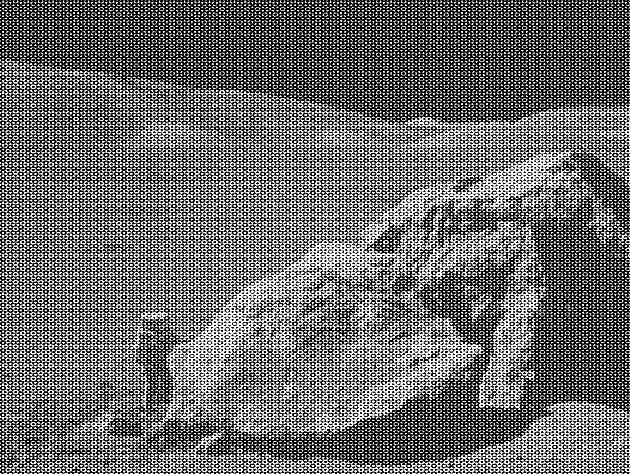
#> input picture ExercisesForExam/moonlanding.png, 630 x 474 px
$ jupyter execute --allow-errors REDO09ex_Algorithms.ipynb
#> lines starting #> are read from the running program, lines starting #| are printed output that depends on the picture
1\. **Maximum wind speed prediction at the Sprogø station**

The exercise goal is to predict the maximum wind speed occurring every 50 years even if no measure exists for such a period. The available data are only measured over 21 years at the Sprogø meteorological station located in Denmark.

The annual maxima are supposed to fit a normal probability density function. However such function is not going to be estimated because it gives a probability from a wind speed maxima. Finding the maximum wind speed occurring every 50 years requires the opposite approach, the result needs to be found from a defined probability. That is the quantile function role and the exercise goal will be to find it. In the current model, it is supposed that the maximum wind speed occurring every 50 years is defined as the upper 2% quantile.

By definition, the quantile function is the inverse of the cumulative distribution function. The latter describes the probability distribution of an annual maxima. In the exercise, the cumulative probability $p_i$ for a given year i is defined as $p_i = i/(N+1)$ with $N = 21$, the number of measured years. Thus it will be possible to calculate the cumulative probability of every measured wind speed maxima. From those experimental points, the scipy.interpolate module will be very useful for fitting the quantile function. Finally the 50 years maxima is going to be evaluated from the cumulative probability of the 2% quantile.

Practically, load the dataset:

```python
import numpy as np
max_speeds = np.load('max-speeds.npy')
years_nb = max_speeds.shape[0]
```

Compute then the cumulative probability $p_i$ (`cprob`) and sort the maximum speeds from the data. Use then the  UnivariateSpline from scipy.interpolate to define a quantile function and thus estimate the probabilities.

In the current model, the maximum wind speed occurring every 50 years is defined as the upper 2% quantile. As a result, the cumulative probability value will be:

```python
fifty_prob = 1. - 0.02
```

So the storm wind speed occurring every 50 years can be guessed as:

``` python
fifty_wind = quantile_func(fifty_prob)
```

[cell 1]
import numpy as np
import matplotlib.pyplot as plt
from scipy.interpolate import UnivariateSpline


#> (the rest of this cell did not finish here and is left out)

2\. **Curve fitting of temperature in Alaska**

The temperature extremes in Alaska for each month, starting in January, are given by (in degrees Celcius):

max:  17,  19,  21,  28,  33,  38, 37,  37,  31,  23,  19,  18

min: -62, -59, -56, -46, -32, -18, -9, -13, -25, -46, -52, -58

* Plot these temperature extremes.
* Define a function that can describe min and max temperatures.
* Fit this function to the data with scipy.optimize.curve_fit().
* Plot the result. Is the fit reasonable? If not, why?
* Is the time offset for min and max temperatures the same within the fit accuracy?

[cell 2]
from scipy.optimize import curve_fit

max = [17,  19,  21,  28,  33,  38, 37,  37,  31,  23,  19,  18]
min = [ -62, -59, -56, -46, -32, -18, -9, -13, -25, -46, -52, -58]

months = np.arange(1, 13)

Gaussian = lambda x, mean, std, O, A: O + A/std* np.exp(-1/2*((x - mean)/std)**2)

MinPar, MinCov = curve_fit(Gaussian, months, min)
MaxPar, MaxCov = curve_fit(Gaussian, months, max)

xGauss = np.linspace(1, 13, 100)


plt.scatter(months, max)
plt.scatter(months, min)
plt.plot(xGauss, Gaussian(xGauss, *MinPar))
plt.plot(xGauss, Gaussian(xGauss, *MaxPar))
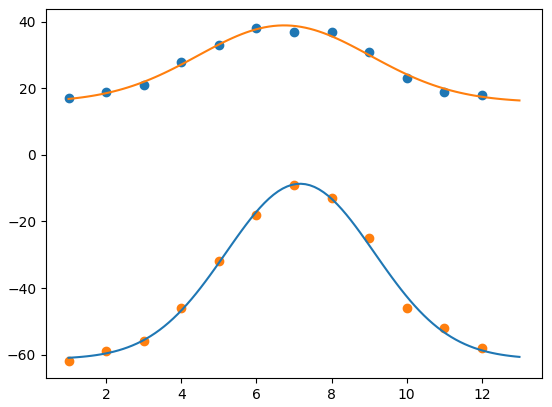
#> figure drawn by matplotlib, 1 panel; curve peaks at x = 7.18, y = -8.67; curve peaks at x = 6.7, y = 38.87

3\. **2D minimization of a six-hump camelback function**

$$
f(x,y) = \left(4-2.1x^2+\frac{x^4}{3} \right) x^2 +xy + (4y^2 -4)y^2
$$

has multiple global and local minima. Find the global minima of this function.

Hints:

* Variables can be restricted to $-2 < x < 2$ and $-1 < y < 1$.
* Use numpy.meshgrid() and pylab.imshow() to find visually the regions.
* Use scipy.optimize.minimize(), optionally trying out several of its methods.

How many global minima are there, and what is the function value at those points? What happens for an initial guess of $(x, y) = (0, 0)$ ?

[cell 3]
from scipy.optimize import minimize

def Func(xy):
   x, y = xy
   return (4 - 21/10*x**2 + x**4/3)*x**2 + x*y + (4*y**2 - 4)*y**2

N = 200
x, y, = np.linspace(-2, 2, N), np.linspace(-1, 1, N)

xy = np.meshgrid(x, y)

FuncEval = Func(xy)

Minimum1 = minimize(Func, x0=[0, 0.7])
Minimum2 = minimize(Func, x0=[0, -0.7])

print("The visual choice for the global minimum is in two points, in the coordinates (x, y):")
print(f"Minimum 1: {(Minimum1.x[0], Minimum1.x[1])}, f(x, y) = {Minimum1.fun}")
print(f"Minimum 2: {(Minimum2.x[0], Minimum2.x[1])}, f(x, y) = {Minimum2.fun}")


plt.figure(figsize=(12, 8))
plt.imshow(FuncEval, extent=(-2, 2, -1, 1), )
plt.scatter(Minimum1.x[0], Minimum1.x[1])
plt.scatter(Minimum2.x[0], Minimum2.x[1])
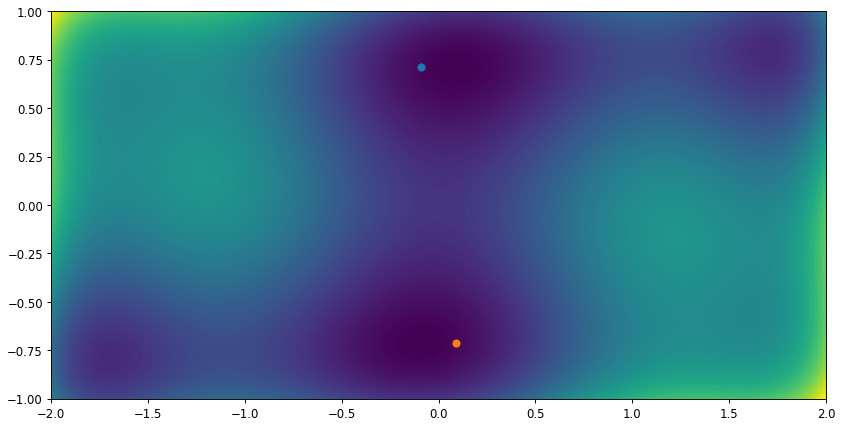
#> figure drawn by matplotlib, 1 panel

4\. **FFT of a simple dataset**

Performe a periodicity analysis on the lynxs-hares population

5\. **FFT of an image**

* Examine the provided image `moonlanding.png`, which is heavily contaminated with periodic noise. In this exercise, we aim to clean up the noise using the Fast Fourier Transform.
* Load the image using pylab.imread().
* Find and use the 2-D FFT function in scipy.fftpack, and plot the spectrum (Fourier transform of) the image. Do you have any trouble visualising the spectrum? If so, why?
* The spectrum consists of high and low frequency components. The noise is contained in the high-frequency part of the spectrum, so set some of those components to zero (use array slicing).
* Apply the inverse Fourier transform to see the resulting image.

[cell 4]
from scipy import fftpack

image = plt.imread('moonlanding.png')
#> image is the input picture: shape (474, 630) float32; min 0, max 1, mean 0.424


print(image.shape)
#| (474, 630)

plt.imshow(image, cmap='gray')

FFTimage = fftpack.fftshift(fftpack.fft2(image))
AbsFFTimage = np.abs(FFTimage)

plt.imshow(np.log1p(AbsFFTimage))
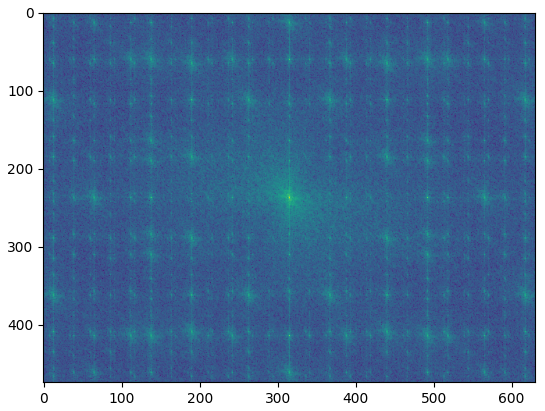
#> figure drawn by matplotlib, 1 panel

[cell 5]
#creating the mask to delete hish frequency

xCenter, yCenter = image.shape[0]/2, image.shape[1]/2
#> xCenter = 237; yCenter = 315

Mask = np.ones((image.shape[0], image.shape[1]))

R = 50
x, y = np.arange(image.shape[0]), np.arange(image.shape[1])
#> x = 474 values from 0 to 473; y = 630 values from 0 to 629
x, y = x[:, np.newaxis], y[np.newaxis, :]

Mask = (x - xCenter)**2 + (y - yCenter)**2 < R**2


MaskedFFTimage = FFTimage*Mask

ABSMaskedFFTimage = np.abs(MaskedFFTimage)
plt.imshow(np.log1p(ABSMaskedFFTimage))
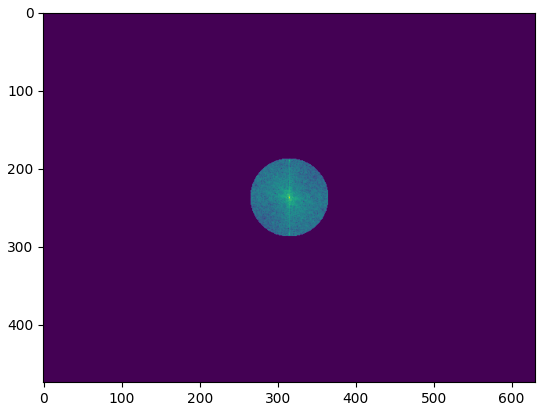
#> figure drawn by matplotlib, 1 panel

[cell 6]
IFFTimage = fftpack.ifft2(MaskedFFTimage)

plt.imshow(np.abs(IFFTimage), cmap='gray')
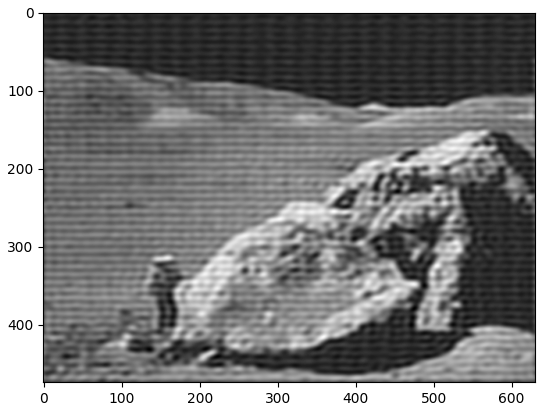
#> figure drawn by matplotlib, 1 panel
